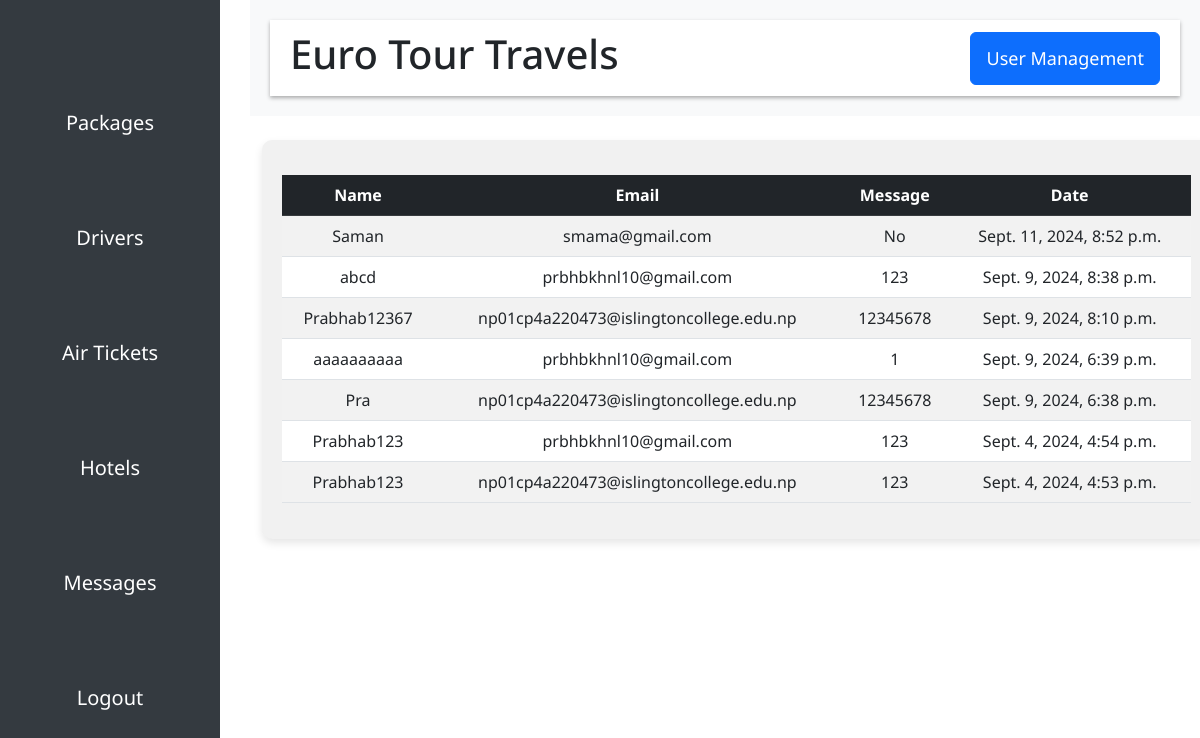
The page /message/ on the database as committed earlier.
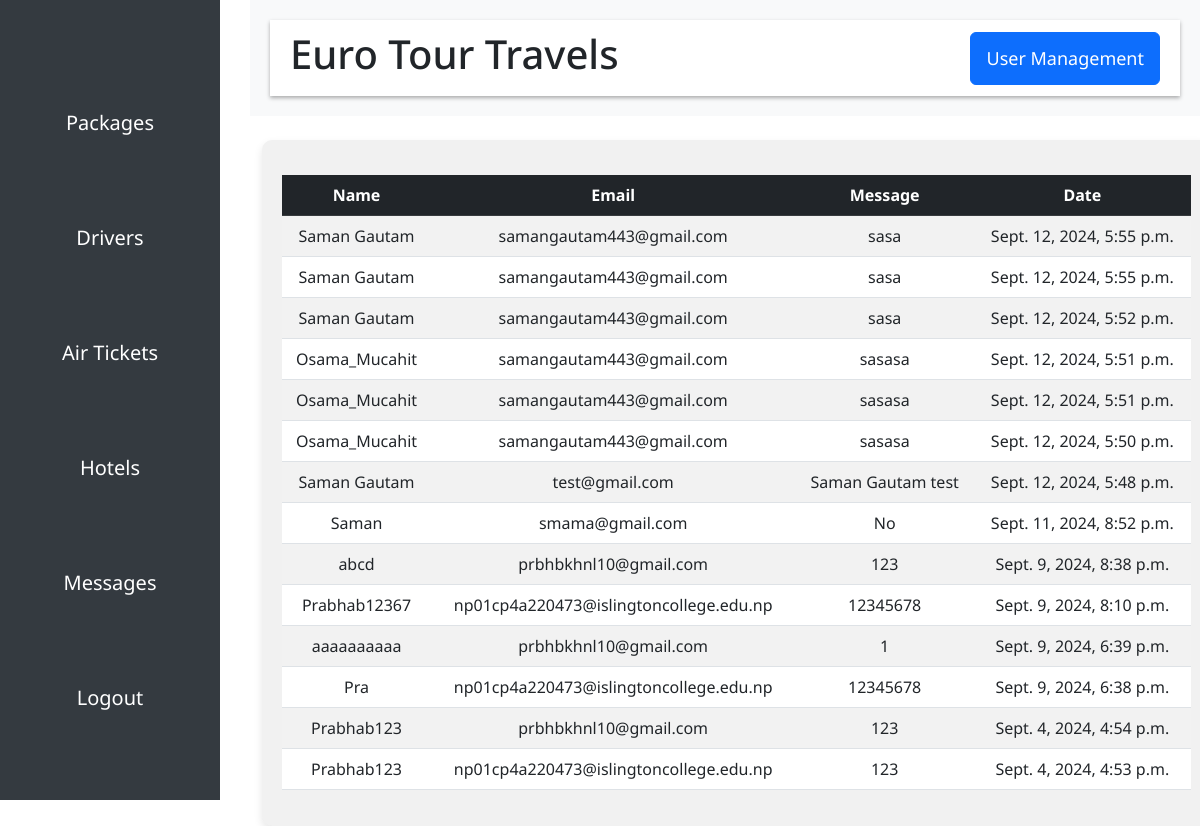
The same page on the database as committed later.
### homepage/models.py (models this page shows, shortened)
class Contact(models.Model):
    name = models.CharField(max_length=100)
    email = models.EmailField()
    subject = models.TextField()
    date = models.DateTimeField()

### core/views.py (the view)
# urls.py: path("message/", message, name="message"),
def message(request):
    messages = Contact.objects.all().order_by('-date')
    context = {
        'contacts' : messages
    }
    return render(request, 'admin/contact.html', context=context)

### templates/admin/contact.html (shortened to what this page needs)
{% extends 'admin/adminbase.html' %}
{% load static %}
{% block body %}
  <div class="container mt-4">
    <div class="package-table mt-4">
      <table class="table table-striped table-hover">
        <thead class="table-dark">
          <tr>
            <th>Name</th>
            <th>Email</th>
            <th>Message</th>
            <th>Date</th>
          </tr>
        </thead>
        <tbody>
          {% for i in contacts %}
          <tr>
            <td>{{i.name}}</td>
            <td>{{i.email}}</td>
            <td>{{i.subject}}</td>
            <td>{{i.date}}</td>
          </tr>
          {% endfor %}
        </tbody>
      </table>
    </div>
  </div>
{% endblock %}

Rows that differ between the two databases and show on the page:
added Contact: name "Saman Gautam", email "samangautam443@gmail.com", subject "sasa", date "Sept. 12, 2024, 5:55 p.m."
added Contact: name "Saman Gautam", email "samangautam443@gmail.com", subject "sasa", date "Sept. 12, 2024, 5:55 p.m."
added Contact: name "Saman Gautam", email "samangautam443@gmail.com", subject "sasa", date "Sept. 12, 2024, 5:52 p.m."
added Contact: name "Osama_Mucahit", email "samangautam443@gmail.com", subject "sasasa", date "Sept. 12, 2024, 5:51 p.m."
added Contact: name "Osama_Mucahit", email "samangautam443@gmail.com", subject "sasasa", date "Sept. 12, 2024, 5:51 p.m."
added Contact: name "Osama_Mucahit", email "samangautam443@gmail.com", subject "sasasa", date "Sept. 12, 2024, 5:50 p.m."
added Contact: name "Saman Gautam", email "test@gmail.com", subject "Saman Gautam test", date "Sept. 12, 2024, 5:48 p.m."
